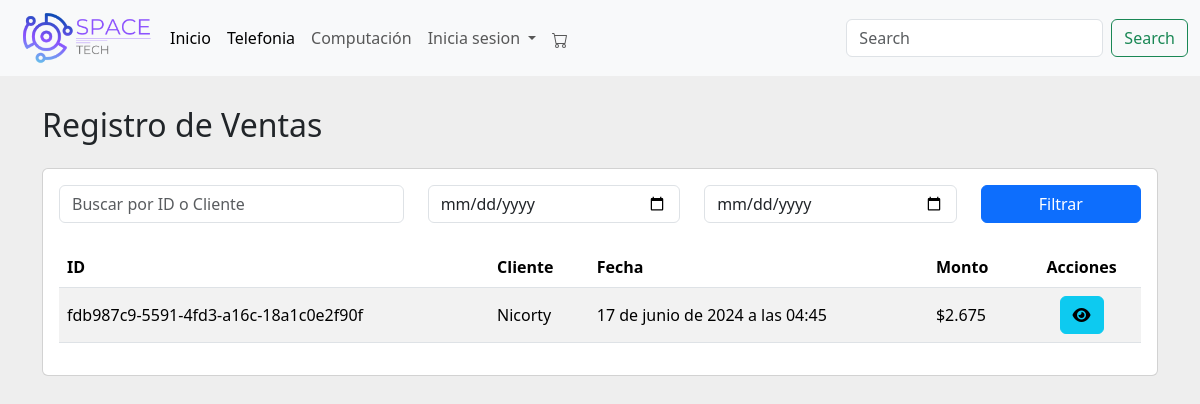
The page /gestion_ventas/ on the database as committed earlier.
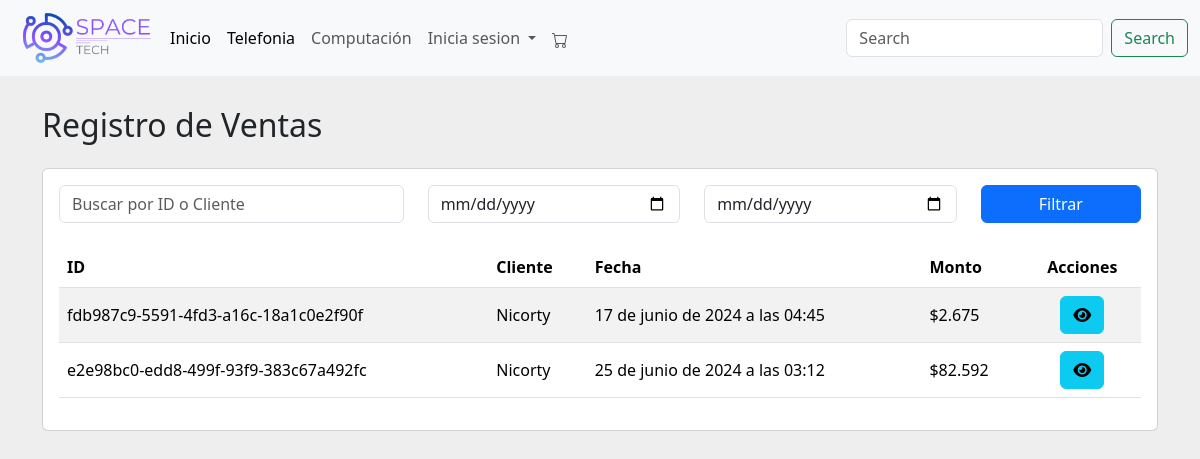
The same page on the database as committed later.
### menu/models.py (models this page shows, shortened)
class Venta(models.Model):
    id = models.AutoField(primary_key=True)
    usuario = models.ForeignKey(Usuario, on_delete=models.CASCADE)
    id_boleta = models.CharField(max_length=30)
    fecha = models.DateTimeField(default=timezone.now)
    subtotal = models.DecimalField(max_digits=10, decimal_places=2)
    iva = models.DecimalField(max_digits=10, decimal_places=2)
    total = models.DecimalField(max_digits=10, decimal_places=2)

class Usuario(models.Model):
    nombre_usuario = models.CharField(max_length=30)
    nombre = models.CharField(max_length=30)
    apellido = models.CharField(max_length=30)
    email = models.EmailField(unique=True)
    tfno = models.CharField(max_length=8, verbose_name="Telefono")
    clave = models.CharField(max_length=30)
    confirmar_clave = models.CharField(max_length=30)
    direccion = models.CharField(max_length=255, verbose_name="Dirección", null=True, blank=True)

### menu/views.py (the view)
# urls.py: path('gestion_ventas/', views.gestion_ventas, name='gestion_ventas'),
def gestion_ventas(request):
    query = request.GET.get('q')
    date_from = request.GET.get('date_from')
    date_to = request.GET.get('date_to')
    ventas = Venta.objects.select_related('usuario').all()
    if query:
        ventas = ventas.filter(Q(usuario__nombre_usuario__icontains=query) | Q(id_boleta__icontains=query))
    if date_from:
        ventas = ventas.filter(fecha__gte=date_from)
    if date_to:
        ventas = ventas.filter(fecha__lte=date_to)
    context = {'ventas': ventas}
    return render(request, 'gestion_ventas.html', context)

### menu/context_processors.py (called while the page is built)
def carrito_items_count(request):
    if request.user.is_authenticated:
        try:
            carrito = Carrito.objects.get(usuario=request.user)
            count = CarritoItem.objects.filter(carrito=carrito).count()
        except Carrito.DoesNotExist:
            count = 0
    else:
        count = 0
    return {
        'carrito_items_count': count
    }

### menu/templatetags/custom_filters.py (called while the page is built)
@register.filter(name='format_price')
def format_price(value):
    return "${:,.0f}".format(value).replace(',', '.')

### menu/templates/gestion_ventas.html (shortened to what this page needs)
<!DOCTYPE html>
<html lang="es">
{% load custom_filters %}
{% load static %}
<head>
    <link href="https://cdn.jsdelivr.net/npm/bootstrap@5.3.3/dist/css/bootstrap.min.css" rel="stylesheet">
    <link rel="stylesheet" href="https://cdnjs.cloudflare.com/ajax/libs/font-awesome/5.15.4/css/all.min.css">
</head>
<body>
    {% include "plantilla/menu.html" %}
    <div class="container">
        <h2 class="mb-4">Registro de Ventas</h2>
        <div class="card">
            <div class="card-body">
                <form method="get" class="mb-4">
                    <div class="row">
                        <div class="col-md-4">
                            <input type="text" name="q" class="form-control" placeholder="Buscar por ID o Cliente" value="{{ request.GET.q }}">
                        </div>
                        <div class="col-md-3">
                            <input type="date" name="date_from" class="form-control" placeholder="Fecha desde" value="{{ request.GET.date_from }}">
                        </div>
                        <div class="col-md-3">
                            <input type="date" name="date_to" class="form-control" placeholder="Fecha hasta" value="{{ request.GET.date_to }}">
                        </div>
                        <div class="col-md-2">
                            <button type="submit" class="btn btn-primary w-100">Filtrar</button>
                        </div>
                    </div>
                </form>
                <div class="table-responsive">
                    <table class="table table-striped">
                        <thead>
                            <tr>
                                <th>ID</th>
                                <th>Cliente</th>
                                <th>Fecha</th>
                                <th>Monto</th>
                                <th class="table-actions">Acciones</th>
                            </tr>
                        </thead>
                        <tbody>
                            {% for venta in ventas %}
                            <tr>
                                <td>{{ venta.id_boleta }}</td>
                                <td>{{ venta.usuario.nombre_usuario }}</td>
                                <td>{{ venta.fecha }}</td>
                                <td>{{ venta.total|format_price }}</td>
                                <td class="table-actions">
                                    <button class="btn btn-info btn-icon" data-bs-toggle="modal" data-bs-target="#detalleVentaModal" data-id="{{ venta.id }}" title="Ver Detalles"><i class="fas fa-eye"></i></button>
                                </td>
                            </tr>
                            {% endfor %}
                        </tbody>
                    </table>
                </div>
            </div>
        </div>
    </div>
</body>
</html>

Rows that differ between the two databases and show on the page:
added Venta: id_boleta "e2e98bc0-edd8-499f-93f9-383c67a492fc", usuario.nombre_usuario "Nicorty", fecha "25 de junio de 2024 a las 03:12", total "$82.592"
